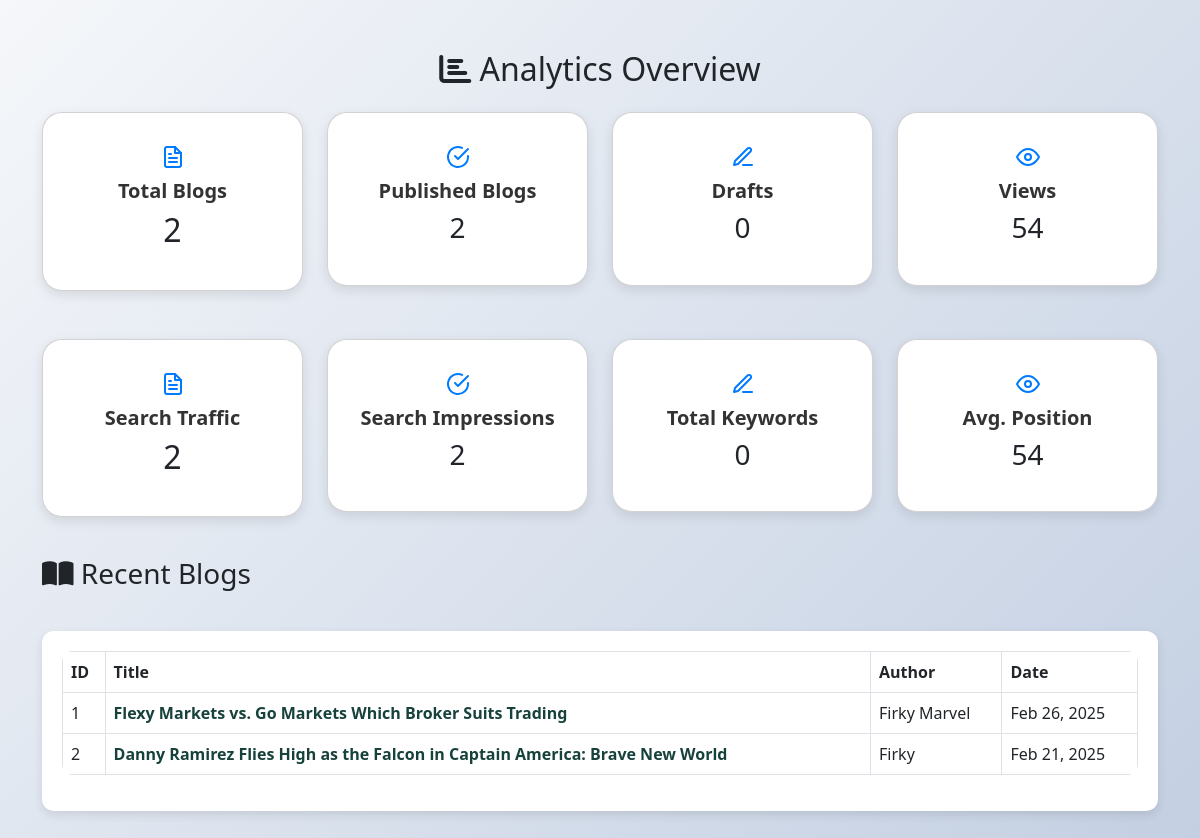
Before: /admin/dashboard_content.php with the older database file.
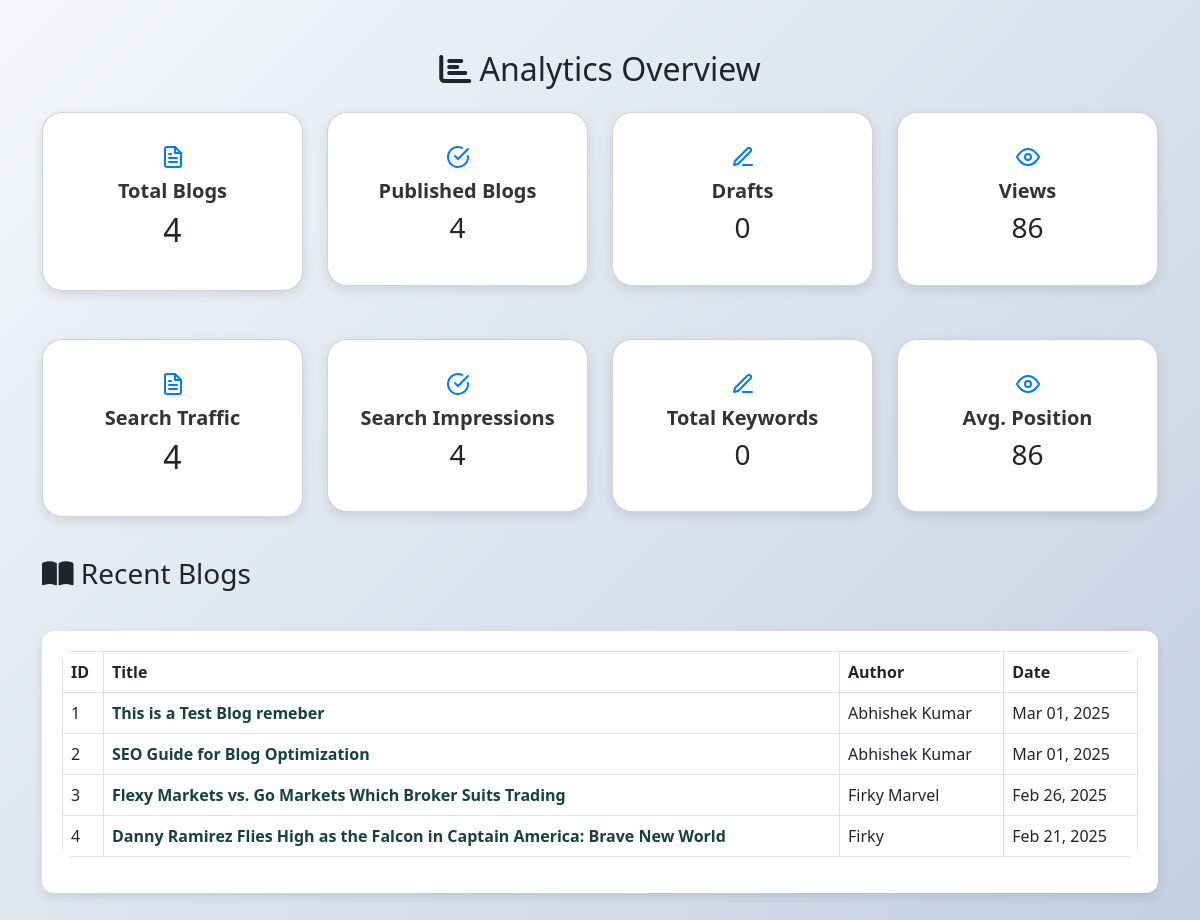
After: the same page with the newer database file.
### tables this page shows
CREATE TABLE `blogs` (
  `id` int(11) NOT NULL,
  `title` varchar(255) NOT NULL,
  `seo_slug` varchar(255) NOT NULL,
  `status` enum('published','draft') NOT NULL,
  `views` int(11) DEFAULT 0,
  `created_at` timestamp NOT NULL DEFAULT current_timestamp(),
  `content` text NOT NULL,
  `author` varchar(255) NOT NULL,
  `featured_image` varchar(255) NOT NULL,
  `tags` varchar(255) NOT NULL
);

### analytics/analytics.php (called while the page is built, shortened)
<?php
include '../config/db.php';
$totalBlogsQuery = "SELECT COUNT(*) as total FROM blogs";
$totalBlogsResult = $conn->query($totalBlogsQuery);
$totalBlogs = $totalBlogsResult->fetch_assoc()['total'];
$publishedBlogsQuery = "SELECT COUNT(*) as total FROM blogs WHERE status='published'";
$publishedBlogsResult = $conn->query($publishedBlogsQuery);
$publishedBlogs = $publishedBlogsResult->fetch_assoc()['total'];
$draftBlogsQuery = "SELECT COUNT(*) as total FROM blogs WHERE status='draft'";
$draftBlogsResult = $conn->query($draftBlogsQuery);
$draftBlogs = $draftBlogsResult->fetch_assoc()['total'];
$totalViewsQuery = "SELECT SUM(views) as total FROM blogs";
$totalViewsResult = $conn->query($totalViewsQuery);
$totalViews = $totalViewsResult->fetch_assoc()['total'];
?>

### blog/blog.php (the view, shortened to what this page needs)
<?php
include '../config/db.php';
$sql = "SELECT * FROM blogs ORDER BY created_at DESC";
$blog = $conn->query($sql);
$sn = 1;
?>
<!DOCTYPE html>
<html lang="en">
<head>
    <link rel="stylesheet" href="https://cdn.jsdelivr.net/npm/bootstrap@5.3.0/dist/css/bootstrap.min.css">
</head>
<body>
    <div class="table-container">
        <table class="table table-bordered table-hover">
            <thead>
                <tr>
                    <th>ID</th>
                    <th>Title</th>
                    <th>Author</th>
                    <th>Date</th>
                </tr>
            </thead>
            <tbody>
                <?php
                if ($blog->num_rows > 0) {
                    while($row = $blog->fetch_assoc()) {
                        echo "<tr>";
                        echo "<td>" . $sn++ . "</td>";
                        echo "<td><a href='../admin/dashboard.php?view=post&id=" . $row['id'] . "' class='post-title-link'>" . $row['title'] . "</a></td>";
                        echo "<td>" . $row["author"] . "</td>";
                        echo "<td>" . date("M d, Y", strtotime($row["created_at"])) . "</td>";
                        echo "</tr>";
                    }
                } else {
                    echo "<tr><td colspan='4' class='text-center'>No results found</td></tr>";
                }
                ?>
            </tbody>
        </table>
    </div>
</body>
</html>

### admin/dashboard_content.php (shortened to what this page needs)
<?php
include '../config/db.php';
include '../analytics/analytics.php';
?>
<!DOCTYPE html>
<html lang="en">
<head>
    <link rel="stylesheet" href="https://cdn.jsdelivr.net/npm/bootstrap@5.3.0/dist/css/bootstrap.min.css">
    <link rel="stylesheet" href="https://cdnjs.cloudflare.com/ajax/libs/font-awesome/6.5.1/css/all.min.css">
</head>
<body>
    <div class="container dashboard-container">
        <h2 class="text-center mb-4"><i class="fas fa-chart-bar"></i> Analytics Overview</h2>
        <div class="row">
            <div class="col-md-3 fade-in">
                <div class="card card_dashboad text-center p-3">
                    <div class="card-body">
                        <i data-feather="file-text" class="icon-box"></i>
                        <h5>Total Blogs</h5>
                        <h2><?php echo $totalBlogs; ?></h2>
                    </div>
                </div>
            </div>
            <div class="col-md-3 fade-in" style="animation-delay: 0.2s;">
                <div class="card text-center p-3">
                    <div class="card-body">
                        <i data-feather="check-circle" class="icon-box"></i>
                        <h5>Published Blogs</h5>
                        <h3><?php echo $publishedBlogs; ?></h3>
                    </div>
                </div>
            </div>
            <div class="col-md-3 fade-in" style="animation-delay: 0.4s;">
                <div class="card text-center p-3">
                    <div class="card-body">
                        <i data-feather="edit-3" class="icon-box"></i>
                        <h5>Drafts</h5>
                        <h3><?php echo $draftBlogs; ?></h3>
                    </div>
                </div>
            </div>
            <div class="col-md-3 fade-in" style="animation-delay: 0.6s;">
                <div class="card text-center p-3">
                    <div class="card-body">
                        <i data-feather="eye" class="icon-box"></i>
                        <h5>Views</h5>
                        <h3><?php echo $totalViews; ?></h3>
                    </div>
                </div>
            </div>
        </div>
        <div class="row mt-5">
            <div class="col-md-3 fade-in">
                <div class="card card_dashboad text-center p-3">
                    <div class="card-body">
                        <i data-feather="file-text" class="icon-box"></i>
                        <h5>Search Traffic</h5>
                        <h2><?php echo $totalBlogs; ?></h2>
                    </div>
                </div>
            </div>
            <div class="col-md-3 fade-in" style="animation-delay: 0.2s;">
                <div class="card text-center p-3">
                    <div class="card-body">
                        <i data-feather="check-circle" class="icon-box"></i>
                        <h5>Search Impressions</h5>
                        <h3><?php echo $publishedBlogs; ?></h3>
                    </div>
                </div>
            </div>
            <div class="col-md-3 fade-in" style="animation-delay: 0.4s;">
                <div class="card text-center p-3">
                    <div class="card-body">
                        <i data-feather="edit-3" class="icon-box"></i>
                        <h5>Total Keywords</h5>
                        <h3><?php echo $draftBlogs; ?></h3>
                    </div>
                </div>
            </div>
            <div class="col-md-3 fade-in" style="animation-delay: 0.6s;">
                <div class="card text-center p-3">
                    <div class="card-body">
                        <i data-feather="eye" class="icon-box"></i>
                        <h5>Avg. Position</h5>
                        <h3><?php echo $totalViews; ?></h3>
                    </div>
                </div>
            </div>
        </div>
        <div class="recent-blogs fade-in" style="animation-delay: 0.8s;">
            <h3><i class="fas fa-book-open"></i> Recent Blogs</h3>
            <?php include '../blog/blog.php'; ?>
        </div>
    </div>
</body>
</html>

### admin/dashboard_content.php (style rules this page uses)
body { background: linear-gradient(135deg, #f5f7fa, #c3cfe2); font-family: 'Arial', sans-serif; }
.dashboard-container { max-width: 1200px; margin: 50px auto; }
.card { border-radius: 20px !important; border: none; box-shadow: 0 4px 12px rgba(0, 0, 0, 0.1); transition: 0.3s ease-in-out; background: white; }
.card-body h5 { font-weight: 600; color: #333; }
.icon-box { font-size: 30px; color: #007bff; margin-bottom: 10px; }
.recent-blogs { margin-top: 40px; }
.fade-in { opacity: 0; transform: translateY(20px); animation: fadeInUp 0.8s ease-in-out forwards; }

### blog/blog.php (style rules this page uses)
.table-container { max-width: 100%; margin: 40px auto; background: white; padding: 20px; border-radius: 12px; box-shadow: 0 4px 10px rgba(0, 0, 0, 0.1); }
table { border-collapse: collapse; width: 100%; overflow: hidden; border-radius: 10px; }
thead { color: white; }
tbody tr { transition: 0.3s; }
td { vertical-align: middle; }
.post-title-link { font-weight: bold; color: #17423C; text-decoration: none; transition: color 0.3s, text-decoration 0.3s; }

Changed rows visible on the page:
added blogs: title "This is a Test Blog remeber", author "Abhishek Kumar", created_at "Mar 01, 2025"
added blogs: title "SEO Guide for Blog Optimization", author "Abhishek Kumar", created_at "Mar 01, 2025"
Other visible differences:
$totalBlogs: "2" → "4"
$publishedBlogs: "2" → "4"
$totalViews: "54" → "86"
